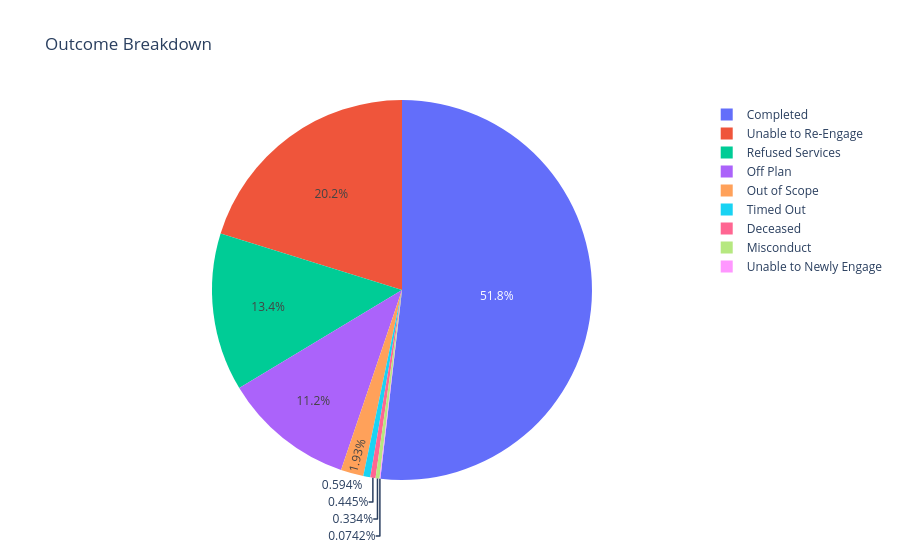

The code cell stored with this chart in its notebook:
### Code cell
import plotly.express as px

fig = px.pie(outcome_data, values='member_id', names='terminal_state', title='Outcome Breakdown')
fig.show()

### Figure 1 — Plotly figure (JSON) as saved in the notebook; plotly's stock layout.template omitted (floating-point values rounded to 4 significant figures)
{"data": [{"domain": {"x": [0, 1], "y": [0, 1]}, "hovertemplate": "terminal_state=%{label}<br>member_id=%{value}<extra></extra>", "labels": ["Completed", "Deceased", "Misconduct", "Off Plan", "Out of Scope", "Refused Services", "Timed Out", "Unable to Newly Engage", "Unable to Re-Engage"], "legendgroup": "", "name": "", "showlegend": true, "type": "pie", "values": [1396, 12, 9, 301, 52, 362, 16, 2, 544]}], "layout": {"legend": {"tracegroupgap": 0}, "title": {"text": "Outcome Breakdown"}}}
